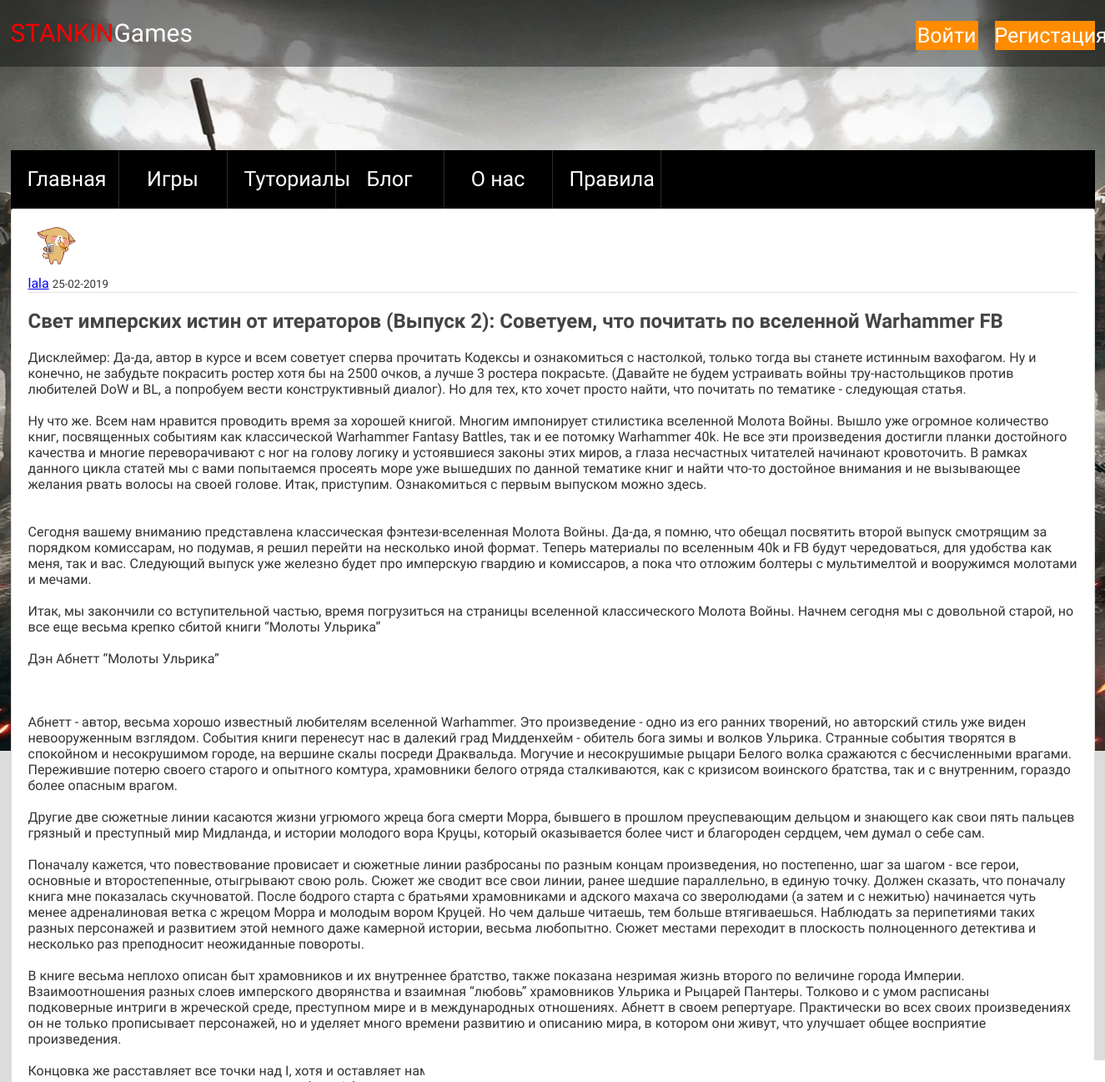
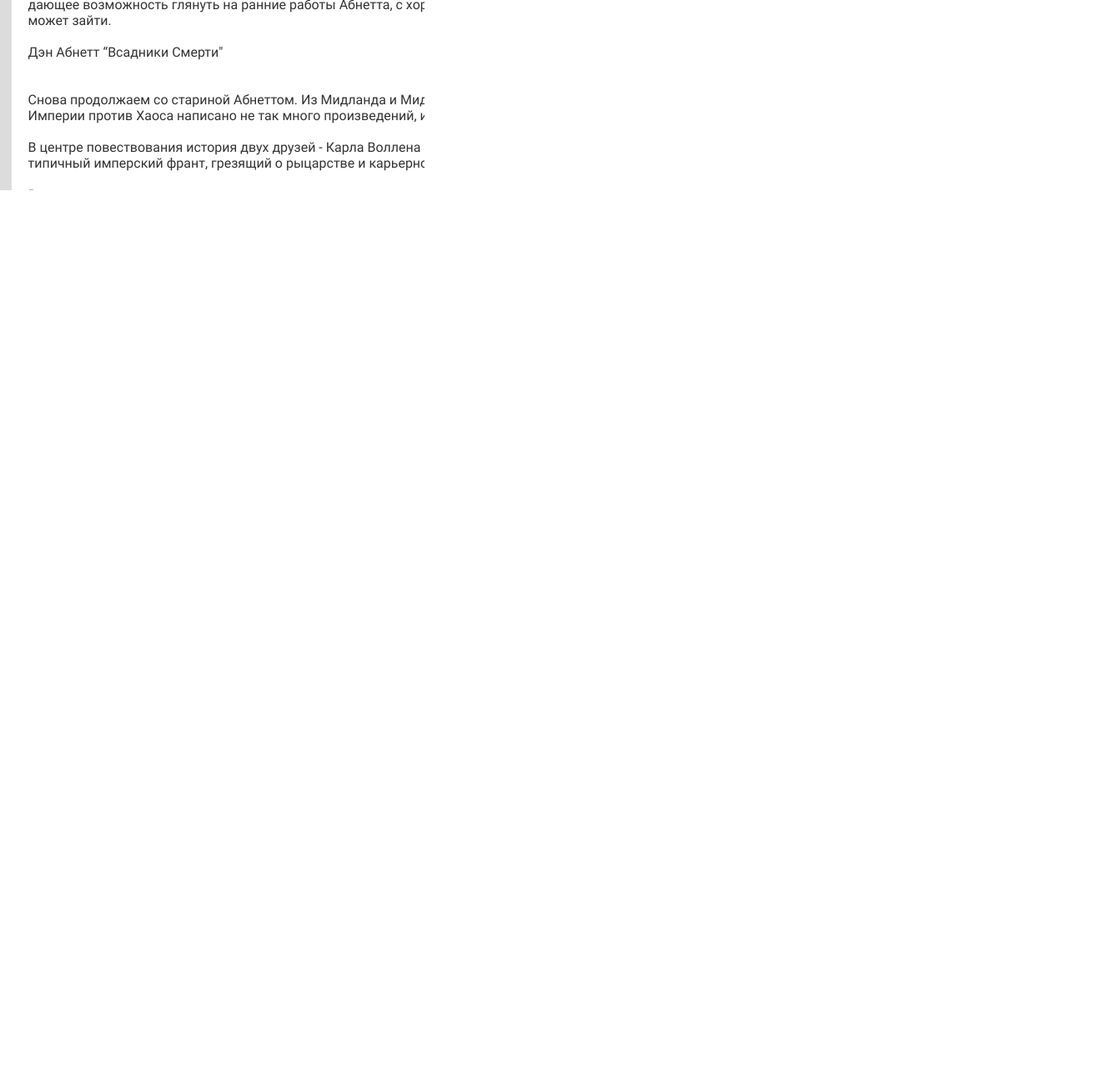
Page /post/7 on the committed database (2 pictures, top to bottom).
### flaskblog/models.py (models this page shows, shortened)
class User(db.Model, UserMixin):
    id = db.Column(db.Integer, primary_key=True)
    username = db.Column(db.String(20), unique=True, nullable=False)
    email = db.Column(db.String(120), unique=True, nullable=False)
    image_file = db.Column(db.String(20), nullable=False, default='default.jpg')
    password = db.Column(db.String(60), nullable=False)
    posts = db.relationship('Post', backref='author', lazy=True)

class Post(db.Model):
    id = db.Column(db.Integer, primary_key=True)
    title = db.Column(db.String(100), nullable=False)
    date_posted = db.Column(db.DateTime, nullable=False, default=datetime.utcnow)
    content = db.Column(db.Text, nullable=False)
    user_id = db.Column(db.Integer, db.ForeignKey('user.id'), nullable=False)

### flaskblog/routes.py (the view)
@app.route("/post/<int:post_id>")
def post(post_id):
    post = Post.query.get_or_404(post_id)
    return render_template('post.html', title=post.title, post=post)

### flaskblog/templates/post.html (shortened to what this page needs)
{% extends "layout.html" %}
{% block header%}
<header class="header-container-games">
    <div class="header-menu">
            <a class="logo" href="{{ url_for('super_home') }}"><span>STANKIN</span>Games</a>
            <ul class="user-list">
                {% if current_user.is_authenticated %}
                <li class="nav-item-user">
                 <a class="nav-item " href="{{ url_for('new_post') }}">Новый пост</a>
                </li>
                <li class="nav-item-user">
                    <a class="nav-item " href="{{ url_for('account') }}">Профиль</a>
                </li>
                <li class="nav-item-user">
                    <a class="nav-item " href="{{ url_for('logout') }}">Выйти</a>
                </li>
                {% else %}
                <li class="user-item">
                    <a href="{{ url_for('login') }}" class="login">Войти</a>
                </li>
                <li class="user-item">
                    <a href="{{ url_for('register') }}" class="reg">Регистация</a>
                </li>
                {% endif %}
            </ul>
        </div>
    </header>
{% endblock header %}
{% block content %}
<main class="main-container">
		<div class="main-wrapper">
<article class="media content-section">
    <img class="rounded-circle article-img" src="{{ url_for('static', filename='profile_pics/' + post.author.image_file) }}" alt="">
    <div class="media-body">
        <div class="article-metadata">
                <a class="mr-2" href="{{ url_for('user_posts', username=post.author.username) }}">{{ post.author.username }}</a>
        <small class="text-muted">{{ post.date_posted.strftime('%d-%m-%Y') }}</small>
        </div>
        <h2 class="article-title">{{ post.title }}</h2>
        <p class="article-content">{{ post.content }}</p>
    </div>
</article>
</div>
</main>
{% endblock content %}

### flaskblog/static/main.css (style rules this page uses)
body { background: #fafafa; color: #333333; margin-top: 5rem; }
h1, h2, h3, h4, h5, h6 { color: #444444; }
.content-section { background: #ffffff; padding: 10px 20px; border: 1px solid #dddddd; border-radius: 3px; margin-bottom: 20px; }
.article-title { color: #444444; }
.article-content { white-space: pre-line; }
.article-img { height: 65px; width: 65px; margin-right: 16px; }
.article-metadata { padding-bottom: 1px; margin-bottom: 4px; border-bottom: 1px solid #e3e3e3 }

### flaskblog/static/style.css (style rules this page uses)
html { -webkit-box-sizing: border-box; box-sizing: border-box; }
* { -webkit-box-sizing: inherit; box-sizing: inherit; font-family: 'PT Sans Narrow',Arial sans-serif; }
body { margin: 0; padding: 0; font-family: "Cuprum","Arial",sans-serif; background: #DCDCDC; box-sizing: border-box; }
ul { list-style: none; margin: 0; padding:0; }
.header-menu { display: flex; justify-content: space-between; width: 1300px; margin: 0 auto; }
.logo { font-size:30px; text-decoration: none; color:#ffffff; }
.logo span { color:red; }
.user-list { display: flex; }
.user-item { margin-top: 25px; margin-left:20px; }
.user-item .login { display: block; color:#ffffff; text-decoration: none; font-size:25px; width:75px; line-height: 35px; background-color: #ff8c00; text-align: center; vertical-align: center; }
.user-item .reg { display: block; color:#ffffff; text-decoration: none; font-size:25px; width:120px; line-height: 35px; background-color: #ff8c00; text-align: center; vertical-align: center; }
.main-wrapper { background-color: rgba(0,0,0,0.4); width: 1300px; margin: 0 auto; z-index: 2; }
.header-container-games { width:100%; background-color: rgba(0,0,0,0.4); line-height: 80px; margin-bottom: 100px; }

### rows in the picture
User: image_file (placeholder picture), author.username "lala"
Post: date_posted "25-02-2019", title "Свет имперских истин от итераторов (Выпуск 2): Советуем, что почитать по вселенной Warhammer FB", content "Дисклеймер: Да-да, автор в курсе и всем советует сперва прочитать Кодексы и ознакомиться с настолкой, только тогда вы станете истинным вахофагом. Ну и конечно, не забудьте покрасить ростер хотя бы на 2500 очков, а лучше 3 ростера покрасьте. (Давайте не будем устраивать войны тру-настольщиков против любителей DoW и BL, а попробуем вести конструктивный диалог). Но для тех, кто хочет просто найти, что почитать по тематике - следующая статья. Ну что же. Всем нам нравится проводить время за хорошей книгой. Многим импонирует стилистика вселенной Молота Войны. Вышло уже огромное количество книг, посвященных событиям как классической Warhammer Fantasy Battles, так и ее потомку Warhammer 40k. Не все…"
